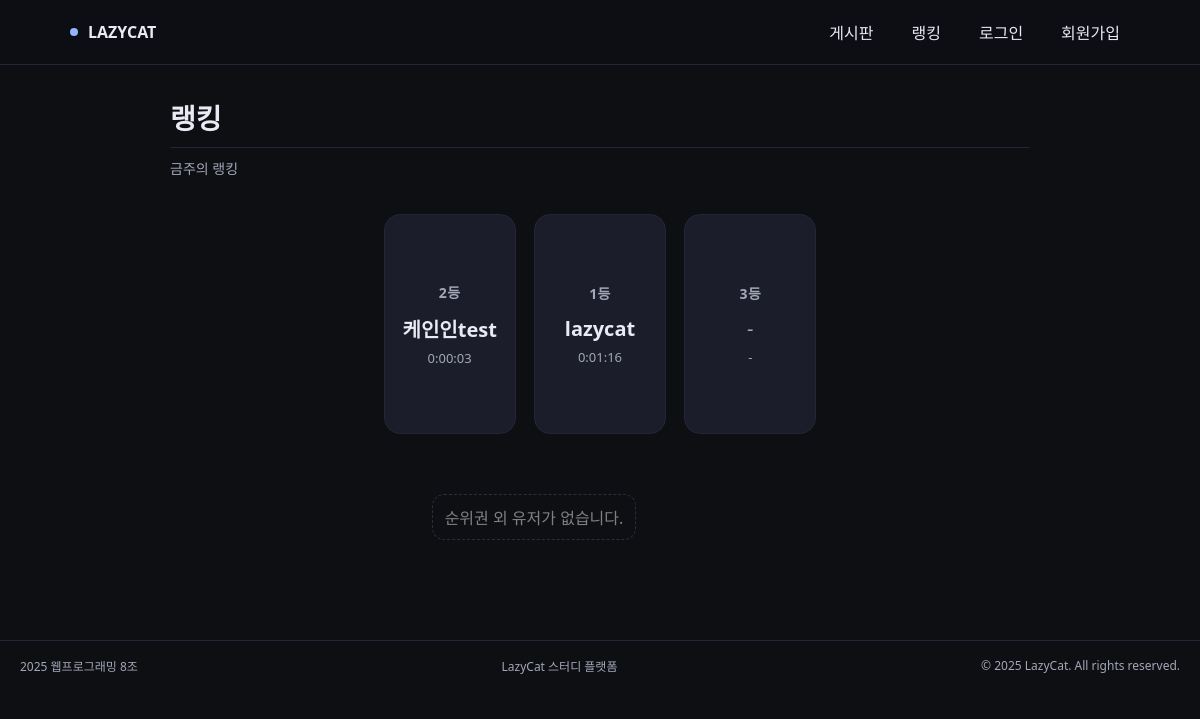
The page /ranking/ on the database its author committed.
### webapp/models.py (models this page shows, shortened)
class UserProfile(models.Model):
    user = models.OneToOneField(User, on_delete=models.CASCADE, related_name='profile')
    nickname = models.CharField(max_length=20, blank=True)
    level = models.IntegerField(default=1)  # Lv. 1
    avatar_index = models.PositiveSmallIntegerField(default=1) #프로필 사진
    total_study_time = models.DurationField(null=True, blank=True) # 총 공부 시간

### webapp/views.py (the view)
# urls.py: path('ranking/', views.weekly_ranking, name='ranking'),
def weekly_ranking(request: HttpRequest) -> HttpResponse:
    rankers = UserProfile.objects.exclude(total_study_time=None).order_by('-total_study_time')[:8]
    return render(request, 'ranking.html', {'rankers': rankers})

### templates/ranking.html (shortened to what this page needs)
{% extends 'base.html' %}
{% block header_content %}
    <header class="head">
      <h1 class="title">랭킹</h1>
      <p class="subtitle">금주의 랭킹</p>
    </header>
{% endblock %}
{% block content %}
    <section class="podium" aria-label="Top 3 Podium">
      <article class="tile rank-2">
        <h3>2등</h3>
        {% if rankers.1 %}
            <div class="name">{{ rankers.1.nickname|default:rankers.1.user.username }}</div>
            <div class="hours">{{ rankers.1.total_study_time }}</div>
        {% else %}
            <div class="name" style="color:var(--muted); font-weight:normal;">-</div>
            <div class="hours">-</div>
        {% endif %}
      </article>
      <article class="tile rank-1">
        <h3>1등</h3>
        {% if rankers.0 %}
            <div class="name">{{ rankers.0.nickname|default:rankers.0.user.username }}</div>
            <div class="hours">{{ rankers.0.total_study_time }}</div>
        {% else %}
            <div class="name" style="color:var(--muted); font-weight:normal;">아직 1등이<br>없습니다</div>
            <div class="hours"></div>
        {% endif %}
      </article>
      <article class="tile rank-3">
        <h3>3등</h3>
        {% if rankers.2 %}
            <div class="name">{{ rankers.2.nickname|default:rankers.2.user.username }}</div>
            <div class="hours">{{ rankers.2.total_study_time }}</div>
        {% else %}
            <div class="name" style="color:var(--muted); font-weight:normal;">-</div>
            <div class="hours">-</div>
        {% endif %}
      </article>
    </section>
    <section class="list" aria-label="4위부터 8위">
        {% for ranker in rankers|slice:"3:" %}
            <div class="cell left">{{ forloop.counter|add:3 }}등 {{ ranker.nickname|default:ranker.user.username }}</div>
            <div class="cell right">{{ ranker.total_study_time }}</div>
        {% empty %}
            <div class="cell empty" style="justify-content: center; color: gray;">
                순위권 외 유저가 없습니다.
            </div>
        {% endfor %}
    </section>
{% endblock %}

### static/style.css (style rules this page uses)
:root { --bg: #0e0f13; --panel: #161821; --ink: #e9eaf3; --muted: #a4a7b8; --line: #232637; --accent: #93b2ff; --card: #1b1e2a; --ok: #79e08f; }
* { box-sizing: border-box }
html, body { height: 100%; margin: 0; background: var(--bg); color: var(--ink); font-family: system-ui, -apple-system, Segoe UI, Roboto, "Noto Sans KR", sans-serif; }
.head { margin: 32px auto 16px; padding: 0 20px }

### templates/ranking.html (style rules this page uses)
:root { --bg:#0e0f13; --panel:#161821; --ink:#e9eaf3; --muted:#a4a7b8; --line:#232637; --accent:#93b2ff; --card:#1b1e2a; }
* { box-sizing:border-box }
html,body { height:100% }
body { margin:0;background:var(--bg);color:var(--ink);font-family:system-ui,-apple-system,Segoe UI,Roboto,"Noto Sans KR",sans-serif; }
.head { max-width:900px;margin:32px auto 16px;padding:0 20px }
.title { font-size:28px;font-weight:900;margin:0 0 10px }
.subtitle { font-size:14px;color:var(--muted);margin:0;border-top:1px solid var(--line);padding-top:10px }
.podium { max-width:900px;margin:20px auto;display:grid;grid-template-columns:1fr 1fr 1fr;gap:18px;padding:0 20px }
.tile { background:var(--card);border:1px solid var(--line);border-radius:16px;display:flex;flex-direction:column;align-items:center;justify-content:center;text-align:center;padding:18px;min-height:160px }
.tile h3 { margin:0 0 6px;font-size:14px;color:var(--muted);font-weight:700;letter-spacing:.4px }
.tile .name { font-weight:900;font-size:20px;margin:6px 0 }
.tile .hours { font-size:13px;color:var(--muted) }
.rank-1 { min-height:220px }
.rank-2 { min-height:180px }
.rank-3 { min-height:150px }
.list { max-width:700px;margin:24px auto 60px;padding:0 20px;display:grid;grid-template-columns:1fr 120px;gap:12px }
.cell { background:var(--panel);border:1px solid var(--line);border-radius:12px;min-height:44px;display:flex;align-items:center;justify-content:center;padding:10px 12px }
.cell.empty { background:transparent;border:1px dashed #2a2d3e;color:transparent }

### rows shown on the page
UserProfile: nickname+user "케인인test", total_study_time "0:00:03"
UserProfile: nickname+user "lazycat", total_study_time "0:01:16"
